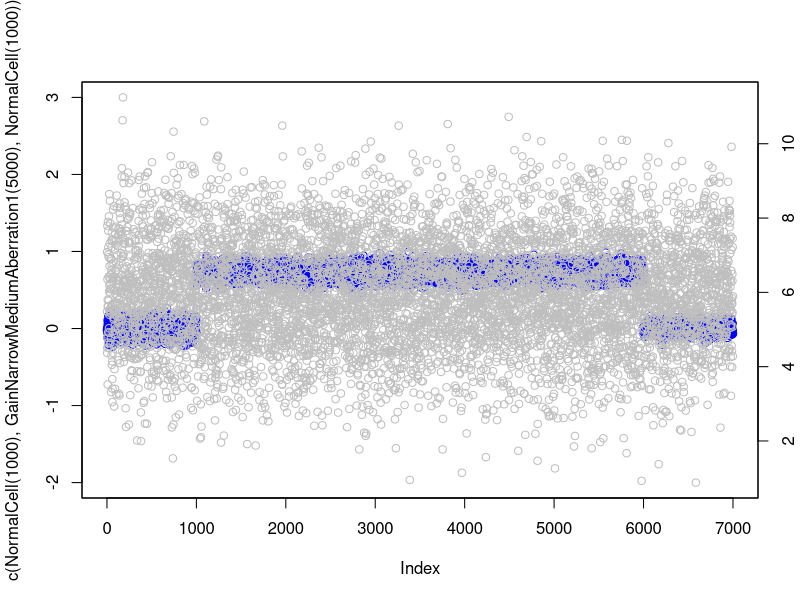

Source code (R):
#set.seed(1)
# Probes -> sequence of dna used measure copy number(in/outfProbes) (spot in microarray)



# Formulae:
# M(c) = log2 [(c · Pt + 2 · (1 − Pt))/2], where Pt = U(0.3, 0.7)
# N(µ = M(2), σ^{2} = S^{2}), where S = U(min = 0.1, max = 0.3) --> Baseline

# Setup functions and values:
CellAdmixture <- function(value){
  Pt <- runif(1,0.3,0.7)
  Result <- log2( (value * Pt + 2 *(1-Pt))/2 )
  return(Result)
}
Variance <- function(value){
  return(runif(1,0.1,0.3)**2)
}




# Copy Number Simulation Types

NormalCell <- function(NumberOfProbes){
return(c(rnorm(NumberOfProbes,CellAdmixture(2),Variance())))
}

GainNarrowMediumAberration1 <- function(NumberOfProbes){
return(c(rnorm(NumberOfProbes,CellAdmixture(6),Variance())))
}

# Get Copy number
GetCopyNumber <- function(Value){
  #return(round(2*(2**Value),0))
  return(2*(2**Value))
}


# Gene Expression Simulation (without adding True/False positives)
LinearExpression <- function(Vector){
  TempVector <- c()
  for (i in Vector){
    CurrCopyNum <- GetCopyNumber(i)
    CurrValue <- 2*CurrCopyNum+2
    if (CurrCopyNum >= 3 | CurrCopyNum == 0 | CurrCopyNum == 1){
      TempVector <- c(TempVector,runif(1,CurrValue,CurrValue+0.5))
    }else{
      TempVector <- c(TempVector,CurrValue)
    }
  }
  print(TempVector)
  return(TempVector)
}

SigmoidExpression <- function(Vector){
  TempVector <- c()
  for (i in Vector){
    CurrCopyNum <- GetCopyNumber(i)
    el = (CurrCopyNum/2) + 2
    CurrValue <- 8/(1+exp(-1*el))
    if (CurrCopyNum >= 3 | CurrCopyNum == 0 | CurrCopyNum == 1){
      TempVector <- c(TempVector,runif(1,CurrValue,CurrValue+0.5))
    }else{
      TempVector <- c(TempVector,CurrValue)
    }
  }
  print(TempVector)
  return(TempVector)
}


StepWiseExpression <- function(Vector){
  TempVector <- c()
  for (i in Vector){
    CurrCopyNum <- GetCopyNumber(i)

    if (CurrCopyNum < 1){
      CurrValue <- 2
    }else if (CurrCopyNum <= 2 & CurrCopyNum >= 1){
      CurrValue <- 6
    }else if (CurrCopyNum < 4 & CurrCopyNum > 2){
      CurrValue <- 10
    }else if (CurrCopyNum <= 8 & CurrCopyNum >= 4){
      CurrValue <- 12
    }else{
      CurrValue <- 14
    }


    if (CurrCopyNum >= 3 | CurrCopyNum == 0 | CurrCopyNum == 1){
      TempVector <- c(TempVector,runif(1,CurrValue,CurrValue+0.5))
    }else{
      TempVector <- c(TempVector,CurrValue)
    }
  }
  print(TempVector)
  return(TempVector)
}

NormalExpression <- function(NumberOfProbes){
  return(c(rnorm(NumberOfProbes,6,sqrt(2))))
}




# https://thepracticalr.wordpress.com/2016/08/30/2-y-axis-plotting/
# https://rpubs.com/riazakhan94/297778
# https://stackoverflow.com/questions/38247907/how-to-set-the-y-range-in-boxplot-graph
plot(c(NormalCell(1000),GainNarrowMediumAberration1(5000),NormalCell(1000)),col = "blue",  ylim=c(-2,3))
par(new = TRUE)
plot(NormalExpression(7000),xaxt = "n", yaxt = "n",
     ylab = "", xlab = "", col = "gray", lty = 2)
axis(side = 4)
